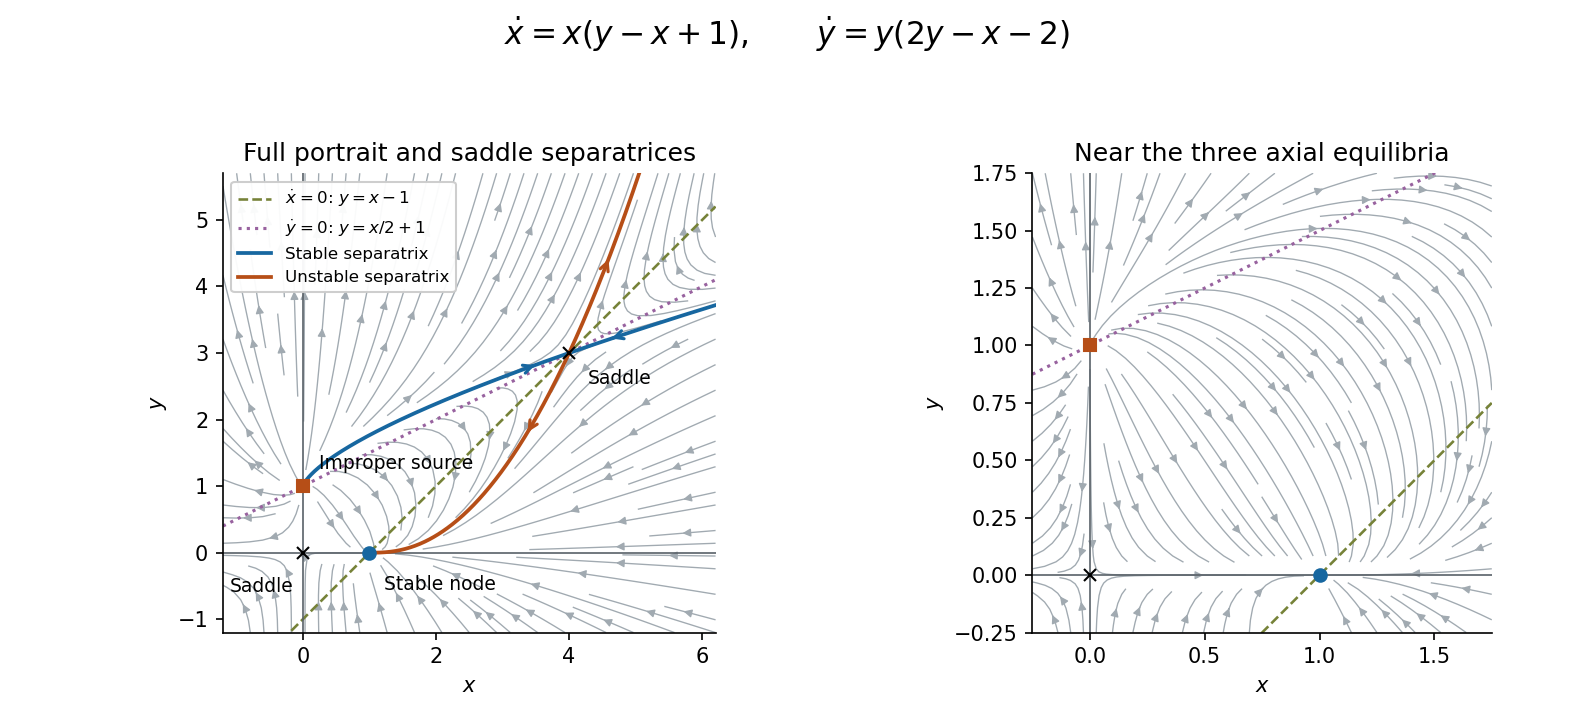

Recreate this plot in Python.
"""Oxford AC1 2011: phase portrait, written to the process CWD.

Output: 2011-phase-plane.png, white background.
Tested: Python 3.14.4, NumPy 2.3.5, Matplotlib 3.10.7.
Dependencies are recorded in the repository root pyproject.toml.
"""
import matplotlib
matplotlib.use("Agg")
import matplotlib.pyplot as plt
import numpy as np


def field(v):
    x, y = v
    return np.array([x*(y-x+1), y*(2*y-x-2)])


def trajectory(start, direction):
    v = np.asarray(start, dtype=float)
    points = [v.copy()]
    def rhs(z):
        f = field(z)
        return direction*f/(1+np.linalg.norm(f))
    for _ in range(7000):
        h = .025
        k1 = rhs(v)
        k2 = rhs(v+h*k1/2)
        k3 = rhs(v+h*k2/2)
        k4 = rhs(v+h*k3)
        v = v+h*(k1+2*k2+2*k3+k4)/6
        points.append(v.copy())
        if not (-1.6 < v[0] < 6.6 and -1.6 < v[1] < 6.1):
            break
        if len(points)>100 and np.linalg.norm(field(v))<1e-7:
            break
    return np.asarray(points)


def main():
    fig, axes = plt.subplots(1, 2, figsize=(10.5, 4.8), facecolor="white", gridspec_kw={"width_ratios":[1.35, 1]})
    stable, unstable = "#1767a0", "#b64e17"
    for ax, limits in zip(axes, [(-1.2, 6.2, -1.2, 5.7), (-.25, 1.75, -.25, 1.75)]):
        a, b, c, d = limits
        x, y = np.linspace(a,b,260), np.linspace(c,d,260)
        X,Y = np.meshgrid(x,y)
        U,V = X*(Y-X+1), Y*(2*Y-X-2)
        speed = np.hypot(U,V)
        U,V = U/(1+speed),V/(1+speed)
        ax.streamplot(x,y,U,V,density=1.25,color="#a1aab1",linewidth=.65,arrowsize=.8)
        ax.plot(x,x-1,"--",color="#768238",lw=1.25,label=r"$\dot x=0$: $y=x-1$")
        ax.plot(x,x/2+1,":",color="#98629f",lw=1.5,label=r"$\dot y=0$: $y=x/2+1$")
        ax.axhline(0,color="#596168",lw=.8)
        ax.axvline(0,color="#596168",lw=.8)
        ax.set(xlim=(a,b),ylim=(c,d),xlabel="$x$",ylabel="$y$")
        ax.set_aspect("equal",adjustable="box")
        ax.spines[["top","right"]].set_visible(False)
        ax.set_facecolor("white")
        for point, marker, color in [((0,0),"x","black"),((1,0),"o",stable),((0,1),"s",unstable),((4,3),"x","black")]:
            ax.plot(*point,marker,color=color,ms=6,zorder=6)
    saddle=np.array([4.,3.])
    for direction, vector, color, name in [(-1,np.array([4.,5-np.sqrt(13)]),stable,"Stable separatrix"),(1,np.array([4.,5+np.sqrt(13)]),unstable,"Unstable separatrix")]:
        vector /= np.linalg.norm(vector)
        for sign in [-1,1]:
            line=trajectory(saddle+sign*.002*vector,direction)
            axes[0].plot(line[:,0],line[:,1],color=color,lw=1.8,label=name if sign==-1 else None)
            n=min(110,len(line)-10)
            start,end=(line[n+8],line[n]) if direction<0 else (line[n],line[n+8])
            axes[0].annotate("",xy=end,xytext=start,arrowprops={"arrowstyle":"->","color":color,"lw":1.5})
    for point,text,offset in [((0,0),"Saddle",(-35,-19)),((1,0),"Stable node",(7,-18)),((0,1),"Improper source",(8,8)),((4,3),"Saddle",(9,-15))]:
        axes[0].annotate(text,point,xytext=offset,textcoords="offset points",fontsize=9)
    axes[0].set_title("Full portrait and saddle separatrices")
    axes[1].set_title("Near the three axial equilibria")
    axes[0].legend(loc="upper left",fontsize=8,framealpha=.95)
    fig.suptitle(r"$\dot x=x(y-x+1),\qquad\dot y=y(2y-x-2)$",fontsize=15)
    fig.tight_layout(rect=(0,0,1,.92))
    fig.savefig("2011-phase-plane.png",dpi=150,facecolor="white")
    plt.close(fig)


if __name__ == "__main__":
    main()
